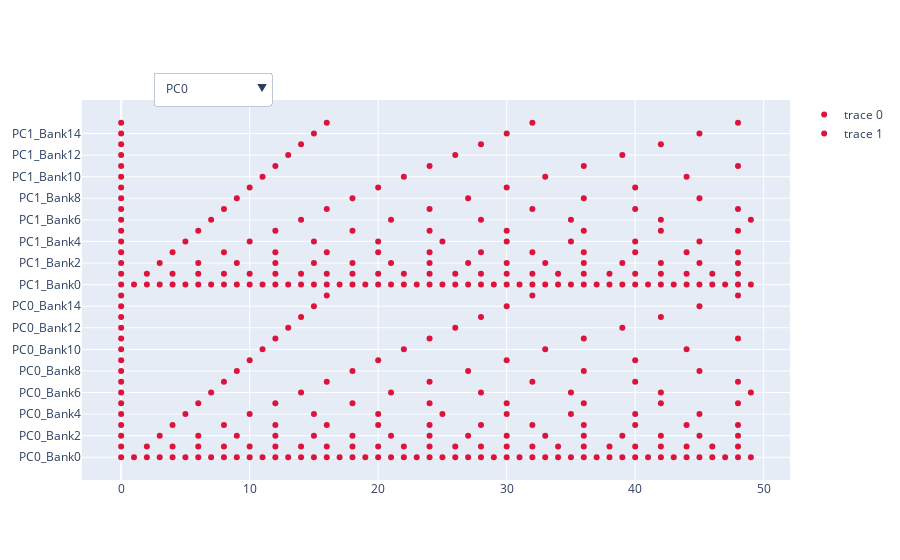

This figure's notebook cell:
### Markdown cell above
Add dropdown here

### Code cell
fig.update_layout(
    updatemenus=[
        dict(
            buttons=list([
                dict(
                    args=[{"visible": [True, False]}],
                    label="PC0",
                    method="update"
                ),
                dict(
                    args=[{"visible": [False, True]}],
                    label="PC1",
                    method="update"
                ),
                dict(
                    args=[{"visible": [True, True]}],
                    label="Complete Plot",
                    method="update"
                )                
            ]),
            direction="down",
            pad={"r": 10, "t": 10},
            showactive=True,
            x=0.1,
            xanchor="left",
            y=1.1,
            yanchor="top"
        ),
    ]
)

### Figure 1 — Plotly figure (JSON) as saved in the notebook; plotly's stock layout.template omitted (floating-point values rounded to 4 significant figures; data arrays with more than 128 entries replaced by an {"elided": "..."} marker saying what was removed)
{"data": [{"marker": {"color": "Crimson"}, "mode": "markers", "type": "scatter", "x": {"elided": "176 int values"}, "y": {"elided": "176 str values"}}, {"marker": {"color": "Crimson"}, "mode": "markers", "type": "scatter", "x": {"elided": "176 int values"}, "y": {"elided": "176 str values"}}], "layout": {"updatemenus": [{"buttons": [{"args": [{"visible": [true, false]}], "label": "PC0", "method": "update"}, {"args": [{"visible": [false, true]}], "label": "PC1", "method": "update"}, {"args": [{"visible": [true, true]}], "label": "Complete Plot", "method": "update"}], "direction": "down", "pad": {"r": 10, "t": 10}, "showactive": true, "x": 0.1, "xanchor": "left", "y": 1.1, "yanchor": "top"}]}}
